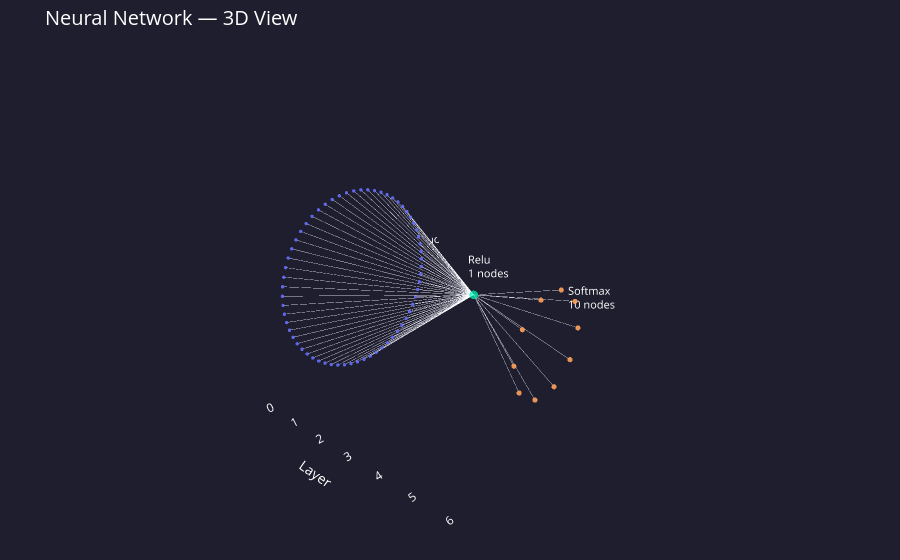

Notebook code for this chart:
### Markdown cell above
---
## Architektura sieci (3D)

### Code cell
from Code.Visualization.network_visualization import show_architecture_3d

show_architecture_3d(layer_sizes, activations)

### Figure 1 — Plotly figure (JSON) as saved in the notebook; plotly's stock layout.template omitted (floating-point values rounded to 4 significant figures; data arrays with more than 128 entries replaced by an {"elided": "..."} marker saying what was removed)
{"data": [{"hoverinfo": "none", "line": {"color": "rgba(180,180,180,0.12)", "width": 0.8}, "mode": "lines", "name": "connections", "type": "scatter3d", "x": {"elided": "222 int values"}, "y": {"elided": "222 float values"}, "z": {"elided": "222 float values"}}, {"hovertemplate": "%{text}<extra></extra>", "marker": {"color": ["#636EFA", "#636EFA", "#636EFA", "#636EFA", "#636EFA", "#636EFA", "#636EFA", "#636EFA", "#636EFA", "#636EFA", "#636EFA", "#636EFA", "#636EFA", "#636EFA", "#636EFA", "#636EFA", "#636EFA", "#636EFA", "#636EFA", "#636EFA", "#636EFA", "#636EFA", "#636EFA", "#636EFA", "#636EFA", "#636EFA", "#636EFA", "#636EFA", "#636EFA", "#636EFA", "#636EFA", "#636EFA", "#636EFA", "#636EFA", "#636EFA", "#636EFA", "#636EFA", "#636EFA", "#636EFA", "#636EFA", "#636EFA", "#636EFA", "#636EFA", "#636EFA", "#636EFA", "#636EFA", "#636EFA", "#636EFA", "#636EFA", "#636EFA", "#636EFA", "#636EFA", "#636EFA", "#636EFA", "#636EFA", "#636EFA", "#636EFA", "#636EFA", "#636EFA", "#636EFA", "#636EFA", "#636EFA", "#636EFA", "#636EFA", "#00CC96", "#FFA15A", "#FFA15A", "#FFA15A", "#FFA15A", "#FFA15A", "#FFA15A", "#FFA15A", "#FFA15A", "#FFA15A", "#FFA15A"], "line": {"width": 0}, "opacity": 0.9, "size": [4, 4, 4, 4, 4, 4, 4, 4, 4, 4, 4, 4, 4, 4, 4, 4, 4, 4, 4, 4, 4, 4, 4, 4, 4, 4, 4, 4, 4, 4, 4, 4, 4, 4, 4, 4, 4, 4, 4, 4, 4, 4, 4, 4, 4, 4, 4, 4, 4, 4, 4, 4, 4, 4, 4, 4, 4, 4, 4, 4, 4, 4, 4, 4, 10, 6, 6, 6, 6, 6, 6, 6, 6, 6, 6]}, "mode": "markers", "name": "nodes", "text": ["<b>Input layer</b><br>Layer 0 | node 1/64", "<b>Input layer</b><br>Layer 0 | node 2/64", "<b>Input layer</b><br>Layer 0 | node 3/64", "<b>Input layer</b><br>Layer 0 | node 4/64", "<b>Input layer</b><br>Layer 0 | node 5/64", "<b>Input layer</b><br>Layer 0 | node 6/64", "<b>Input layer</b><br>Layer 0 | node 7/64", "<b>Input layer</b><br>Layer 0 | node 8/64", "<b>Input layer</b><br>Layer 0 | node 9/64", "<b>Input layer</b><br>Layer 0 | node 10/64", "<b>Input layer</b><br>Layer 0 | node 11/64", "<b>Input layer</b><br>Layer 0 | node 12/64", "<b>Input layer</b><br>Layer 0 | node 13/64", "<b>Input layer</b><br>Layer 0 | node 14/64", "<b>Input layer</b><br>Layer 0 | node 15/64", "<b>Input layer</b><br>Layer 0 | node 16/64", "<b>Input layer</b><br>Layer 0 | node 17/64", "<b>Input layer</b><br>Layer 0 | node 18/64", "<b>Input layer</b><br>Layer 0 | node 19/64", "<b>Input layer</b><br>Layer 0 | node 20/64", "<b>Input layer</b><br>Layer 0 | node 21/64", "<b>Input layer</b><br>Layer 0 | node 22/64", "<b>Input layer</b><br>Layer 0 | node 23/64", "<b>Input layer</b><br>Layer 0 | node 24/64", "<b>Input layer</b><br>Layer 0 | node 25/64", "<b>Input layer</b><br>Layer 0 | node 26/64", "<b>Input layer</b><br>Layer 0 | node 27/64", "<b>Input layer</b><br>Layer 0 | node 28/64", "<b>Input layer</b><br>Layer 0 | node 29/64", "<b>Input layer</b><br>Layer 0 | node 30/64", "<b>Input layer</b><br>Layer 0 | node 31/64", "<b>Input layer</b><br>Layer 0 | node 32/64", "<b>Input layer</b><br>Layer 0 | node 33/64", "<b>Input layer</b><br>Layer 0 | node 34/64", "<b>Input layer</b><br>Layer 0 | node 35/64", "<b>Input layer</b><br>Layer 0 | node 36/64", "<b>Input layer</b><br>Layer 0 | node 37/64", "<b>Input layer</b><br>Layer 0 | node 38/64", "<b>Input layer</b><br>Layer 0 | node 39/64", "<b>Input layer</b><br>Layer 0 | node 40/64", "<b>Input layer</b><br>Layer 0 | node 41/64", "<b>Input layer</b><br>Layer 0 | node 42/64", "<b>Input layer</b><br>Layer 0 | node 43/64", "<b>Input layer</b><br>Layer 0 | node 44/64", "<b>Input layer</b><br>Layer 0 | node 45/64", "<b>Input layer</b><br>Layer 0 | node 46/64", "<b>Input layer</b><br>Layer 0 | node 47/64", "<b>Input layer</b><br>Layer 0 | node 48/64", "<b>Input layer</b><br>Layer 0 | node 49/64", "<b>Input layer</b><br>Layer 0 | node 50/64", "<b>Input layer</b><br>Layer 0 | node 51/64", "<b>Input layer</b><br>Layer 0 | node 52/64", "<b>Input layer</b><br>Layer 0 | node 53/64", "<b>Input layer</b><br>Layer 0 | node 54/64", "<b>Input layer</b><br>Layer 0 | node 55/64", "<b>Input layer</b><br>Layer 0 | node 56/64", "<b>Input layer</b><br>Layer 0 | node 57/64", "<b>Input layer</b><br>Layer 0 | node 58/64", "<b>Input layer</b><br>Layer 0 | node 59/64", "<b>Input layer</b><br>Layer 0 | node 60/64", "<b>Input layer</b><br>Layer 0 | node 61/64", "<b>Input layer</b><br>Layer 0 | node 62/64", "<b>Input layer</b><br>Layer 0 | node 63/64", "<b>Input layer</b><br>Layer 0 | node 64/64", "<b>Relu layer</b><br>Layer 1 | node 1/1", "<b>Softmax layer</b><br>Layer 2 | node 1/10", "<b>Softmax layer</b><br>Layer 2 | node 2/10", "<b>Softmax layer</b><br>Layer 2 | node 3/10", "<b>Softmax layer</b><br>Layer 2 | node 4/10", "<b>Softmax layer</b><br>Layer 2 | node 5/10", "<b>Softmax layer</b><br>Layer 2 | node 6/10", "<b>Softmax layer</b><br>Layer 2 | node 7/10", "<b>Softmax layer</b><br>Layer 2 | node 8/10", "<b>Softmax layer</b><br>Layer 2 | node 9/10", "<b>Softmax layer</b><br>Layer 2 | node 10/10"], "type": "scatter3d", "x": [0, 0, 0, 0, 0, 0, 0, 0, 0, 0, 0, 0, 0, 0, 0, 0, 0, 0, 0, 0, 0, 0, 0, 0, 0, 0, 0, 0, 0, 0, 0, 0, 0, 0, 0, 0, 0, 0, 0, 0, 0, 0, 0, 0, 0, 0, 0, 0, 0, 0, 0, 0, 0, 0, 0, 0, 0, 0, 0, 0, 0, 0, 0, 0, 3, 6, 6, 6, 6, 6, 6, 6, 6, 6, 6], "y": [2.4, 2.388, 2.354, 2.297, 2.217, 2.117, 1.996, 1.855, 1.697, 1.523, 1.333, 1.131, 0.9184, 0.6967, 0.4682, 0.2352, 1.47e-16, -0.2352, -0.4682, -0.6967, -0.9184, -1.131, -1.333, -1.523, -1.697, -1.855, -1.996, -2.117, -2.217, -2.297, -2.354, -2.388, -2.4, -2.388, -2.354, -2.297, -2.217, -2.117, -1.996, -1.855, -1.697, -1.523, -1.333, -1.131, -0.9184, -0.6967, -0.4682, -0.2352, -4.409e-16, 0.2352, 0.4682, 0.6967, 0.9184, 1.131, 1.333, 1.523, 1.697, 1.855, 1.996, 2.117, 2.217, 2.297, 2.354, 2.388, 1.2, 1.2, 0.9708, 0.3708, -0.3708, -0.9708, -1.2, -0.9708, -0.3708, 0.3708, 0.9708], "z": [0, 0.2352, 0.4682, 0.6967, 0.9184, 1.131, 1.333, 1.523, 1.697, 1.855, 1.996, 2.117, 2.217, 2.297, 2.354, 2.388, 2.4, 2.388, 2.354, 2.297, 2.217, 2.117, 1.996, 1.855, 1.697, 1.523, 1.333, 1.131, 0.9184, 0.6967, 0.4682, 0.2352, 2.939e-16, -0.2352, -0.4682, -0.6967, -0.9184, -1.131, -1.333, -1.523, -1.697, -1.855, -1.996, -2.117, -2.217, -2.297, -2.354, -2.388, -2.4, -2.388, -2.354, -2.297, -2.217, -2.117, -1.996, -1.855, -1.697, -1.523, -1.333, -1.131, -0.9184, -0.6967, -0.4682, -0.2352, 0, 0, 0.7053, 1.141, 1.141, 0.7053, 1.47e-16, -0.7053, -1.141, -1.141, -0.7053]}, {"hoverinfo": "none", "mode": "text", "name": "labels", "text": ["Input<br>64 nodes", "Relu<br>1 nodes", "Softmax<br>10 nodes"], "textfont": {"color": "white", "size": 11}, "type": "scatter3d", "x": [0, 3, 6], "y": [3, 1.8, 1.8], "z": [0, 0, 0]}], "layout": {"font": {"color": "white"}, "margin": {"b": 0, "l": 0, "r": 0, "t": 50}, "paper_bgcolor": "#1e1e2e", "scene": {"bgcolor": "#1e1e2e", "camera": {"eye": {"x": 1.6, "y": -1.8, "z": 1}, "up": {"x": 0, "y": 0, "z": 1}}, "xaxis": {"backgroundcolor": "#1e1e2e", "gridcolor": "#333", "showgrid": false, "title": {"text": "Layer"}, "zeroline": false}, "yaxis": {"backgroundcolor": "#1e1e2e", "gridcolor": "#333", "showgrid": false, "showticklabels": false, "title": {"text": ""}, "zeroline": false}, "zaxis": {"backgroundcolor": "#1e1e2e", "gridcolor": "#333", "showgrid": false, "showticklabels": false, "title": {"text": ""}, "zeroline": false}}, "showlegend": false, "title": {"font": {"color": "white", "size": 20}, "text": "Neural Network — 3D View"}}}
